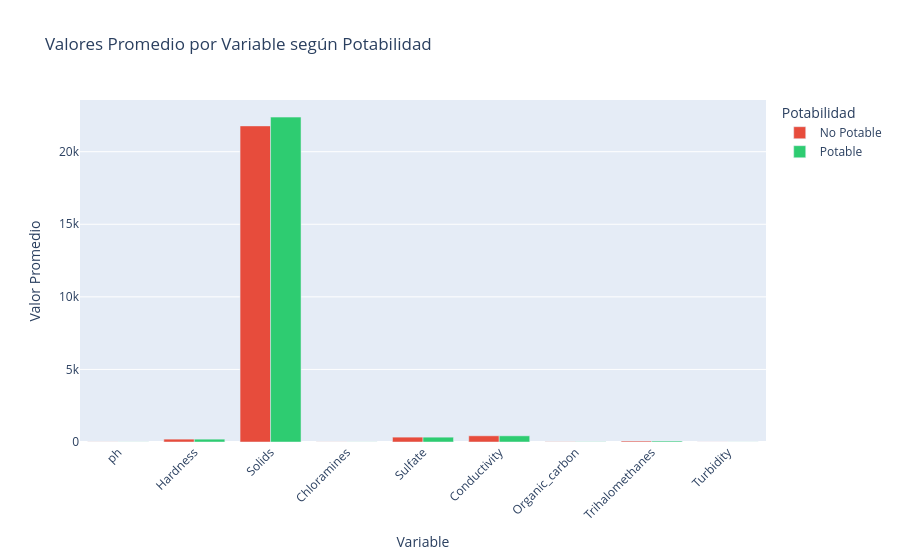

Notebook source saved alongside this figure:
### Code cell
# =============================================================================
# CONCEPTO: Gráfico de barras agrupadas interactivo con Plotly Express
# -----------------------------------------------------------------------------
# Este gráfico compara los valores promedio de cada variable fisicoquímica
# entre muestras potables y no potables. Permite identificar si existe alguna
# diferencia sistemática en los promedios que pueda usarse como señal
# discriminativa para un modelo de clasificación.
#
# Pipeline de transformación de datos:
#   1. df.groupby('Potability')[cols_num].mean(): calcula la media de cada
#      variable numérica agrupada por la clase Potability (0 y 1).
#   2. .reset_index(): convierte el índice jerárquico del groupby en columna.
#   3. .map(): agrega etiquetas de texto a los valores 0/1 de Potability.
#   4. .melt(): convierte de formato ancho a largo para que px.bar() pueda
#      separar cada variable en una posición del eje X.
#
# barmode='group': coloca las barras de cada clase una al lado de la otra
# (en lugar de apilarlas), facilitando la comparación directa de promedios.
#
# CRITERIO DE USO: Aplicar cuando se quiere comunicar diferencias entre grupos
# en múltiples variables simultáneamente. Si existen diferencias claras en
# alguna variable, esa variable tiene potencial predictivo en un modelo.
# =============================================================================

# Paso 1: Calcular promedio de variables numéricas por grupo de potabilidad
promedios = df.groupby('Potability')[cols_num].mean().reset_index()

# Paso 2: Agregar etiqueta textual para la leyenda del gráfico
promedios['Potability_label'] = promedios['Potability'].map({0: 'No Potable', 1: 'Potable'})

# Paso 3: Convertir a formato largo para px.bar()
# id_vars: columna que identifica el grupo (se mantiene como referencia)
# value_vars: las 9 variables numéricas que se convertirán en filas
promedios_melt = promedios.melt(
    id_vars=['Potability_label'],
    value_vars=cols_num,
    var_name='Variable',
    value_name='Promedio'
)

# Paso 4: Gráfico de barras agrupadas
fig = px.bar(
    promedios_melt,
    x='Variable',                # Eje X: nombre de la variable fisicoquímica
    y='Promedio',                # Eje Y: valor promedio de la variable
    color='Potability_label',    # Color distingue las dos clases
    barmode='group',             # Barras lado a lado (no apiladas)
    title='Valores Promedio por Variable según Potabilidad',
    labels={'Promedio': 'Valor Promedio', 'Variable': 'Variable', 'Potability_label': 'Potabilidad'},
    color_discrete_map={'No Potable': '#e74c3c', 'Potable': '#2ecc71'}
)
fig.update_layout(xaxis_tickangle=-45)  # Rota etiquetas del eje X para mayor legibilidad
fig.show()

### Figure 1 — Plotly figure (JSON) as saved in the notebook; plotly's stock layout.template omitted (floating-point values rounded to 4 significant figures)
{"data": [{"alignmentgroup": "True", "hovertemplate": "Potabilidad=No Potable<br>Variable=%{x}<br>Valor Promedio=%{y}<extra></extra>", "legendgroup": "No Potable", "marker": {"color": "#e74c3c", "pattern": {"shape": ""}}, "name": "No Potable", "offsetgroup": "No Potable", "orientation": "v", "showlegend": true, "textposition": "auto", "type": "bar", "x": ["ph", "Hardness", "Solids", "Chloramines", "Sulfate", "Conductivity", "Organic_carbon", "Trihalomethanes", "Turbidity"], "xaxis": "x", "y": [7.085, 196.7, 21780.0, 7.092, 334.6, 426.7, 14.36, 66.3, 3.966], "yaxis": "y"}, {"alignmentgroup": "True", "hovertemplate": "Potabilidad=Potable<br>Variable=%{x}<br>Valor Promedio=%{y}<extra></extra>", "legendgroup": "Potable", "marker": {"color": "#2ecc71", "pattern": {"shape": ""}}, "name": "Potable", "offsetgroup": "Potable", "orientation": "v", "showlegend": true, "textposition": "auto", "type": "bar", "x": ["ph", "Hardness", "Solids", "Chloramines", "Sulfate", "Conductivity", "Organic_carbon", "Trihalomethanes", "Turbidity"], "xaxis": "x", "y": [7.074, 195.8, 22380.0, 7.169, 332.6, 425.4, 14.16, 66.54, 3.968], "yaxis": "y"}], "layout": {"barmode": "group", "legend": {"title": {"text": "Potabilidad"}, "tracegroupgap": 0}, "title": {"text": "Valores Promedio por Variable según Potabilidad"}, "xaxis": {"anchor": "y", "domain": [0, 1], "tickangle": -45, "title": {"text": "Variable"}}, "yaxis": {"anchor": "x", "domain": [0, 1], "title": {"text": "Valor Promedio"}}}}
